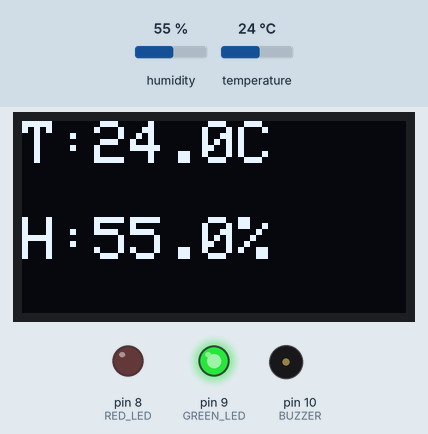
This sketch was run on a simulated Arduino Uno, built with avr-gcc and run on an emulated ATmega328P. On the bench: 128×64 one-colour display, output pins drawn as LEDs (lit = HIGH), buzzer (waves = sounding). The test bench sets the inputs (shaded band); at power-on: humidity 55 %, temperature 24 °C. What the sketch prints to the serial monitor is not drawn.

Above: at 3.2 s.
3.3 s: humidity set to 79 %
At 6.3 s:
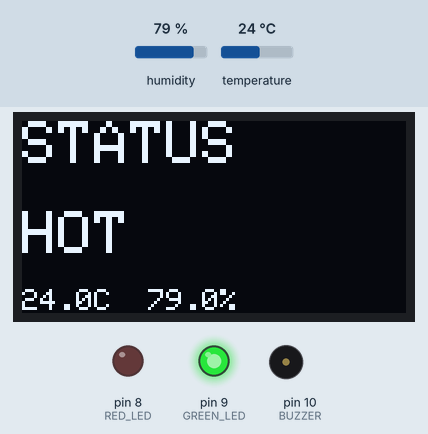
10.2 s: humidity set to 82 %
At 13.7 s:
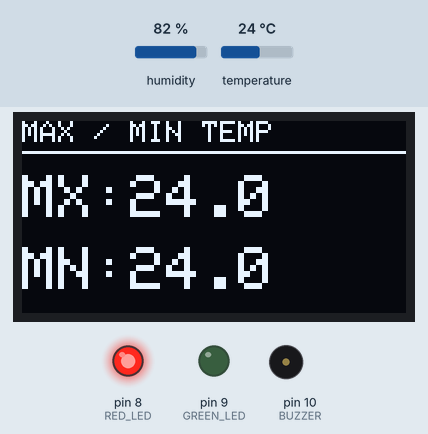
16.5 s: humidity set to 22 %
At 21.0 s:
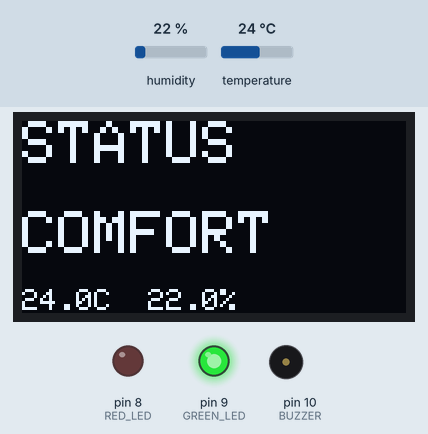
21.5 s: temperature set to 22.8 °C
At 23.0 s:
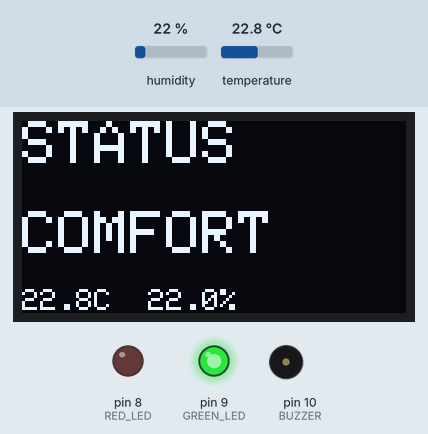
26.5 s: temperature set to 21.1 °C
At 29.6 s:
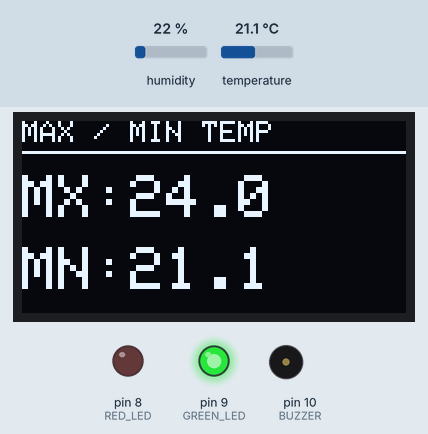
31.6 s: temperature set to 37.3 °C
At 35.4 s:
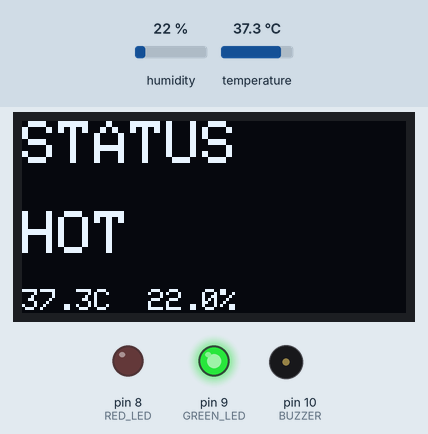
36.6 s: temperature set to 38.5 °C
Timing chart, 0 to 40.7 s (numbered marks = the images above; inputs shaded):
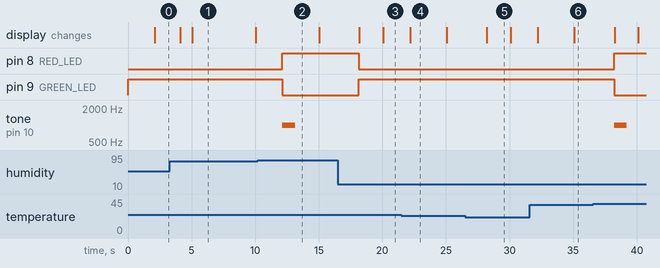

Measured:
- the behaviour switches between 80 and 81 % on humidity (found by bisection; images 1 and 2)
- the behaviour switches between 22 and 21.9 °C on temperature (found by bisection; images 4 and 5)
- after the input at 10.2 s, pin 8 (RED_LED): LOW → HIGH after 1.9 s; pin 9 (GREEN_LED): HIGH → LOW after 1.9 s; tone on pin 10 (BUZZER): silent → 1000 Hz after 1.9 s, → silent 1.0 s later
- after the input at 16.5 s, pin 8 (RED_LED): HIGH → LOW after 1.6 s; pin 9 (GREEN_LED): LOW → HIGH after 1.6 s; the display: first changes after 1.7 s (image 3 shows a later state)
- after the input at 21.5 s, the display: changes after 0.70 s (image 4)
- after the input at 26.5 s, the display: changes after 1.7 s (image 5)
- after the input at 31.6 s, the display: first changes after 0.63 s (image 6 shows a later state)
- after the input at 36.6 s, pin 8 (RED_LED): LOW → HIGH after 1.6 s; pin 9 (GREEN_LED): HIGH → LOW after 1.6 s; tone on pin 10 (BUZZER): silent → 1000 Hz after 1.6 s, → silent 1.0 s later

The sketch:

climate_monitor.ino
```cpp
#include <Wire.h>
#include <Adafruit_GFX.h>
#include <Adafruit_SSD1306.h>
#include <DHT.h>

#define SCREEN_WIDTH 128
#define SCREEN_HEIGHT 64
#define OLED_RESET -1

Adafruit_SSD1306 display(SCREEN_WIDTH, SCREEN_HEIGHT, &Wire, OLED_RESET);

#define DHTPIN 2
#define DHTTYPE DHT22
DHT dht(DHTPIN, DHTTYPE);

#define RED_LED 8
#define GREEN_LED 9
#define BUZZER 10

unsigned long sensorTimer = 0;
unsigned long csvTimer = 0;
unsigned long screenTimer = 0;
unsigned long buzzerTimer = 0;

bool buzzerOn = false;
bool dangerState = false;

float temp = 0;
float hum = 0;

float maxTemp = -100;
float minTemp = 100;

int screen = 0;

String statusText = "COMFORT";

void setup() {

  Serial.begin(115200);

  pinMode(RED_LED, OUTPUT);
  pinMode(GREEN_LED, OUTPUT);
  pinMode(BUZZER, OUTPUT);

  digitalWrite(RED_LED, LOW);
  digitalWrite(GREEN_LED, HIGH);

  dht.begin();

  if (!display.begin(SSD1306_SWITCHCAPVCC, 0x3C)) {
    while (true);
  }

  display.clearDisplay();
  display.setTextSize(2);
  display.setTextColor(WHITE);
  display.setCursor(12,20);
  display.println("CLIMATE");
  display.display();

  delay(2000);

  Serial.println("Time(ms),Temp,Humidity,Status");
}

void loop() {

  unsigned long now = millis();

  if (buzzerOn && now - buzzerTimer >= 1000) {
    noTone(BUZZER);
    buzzerOn = false;
  }

  if (now - sensorTimer >= 2000) {

    sensorTimer = now;

    temp = dht.readTemperature();
    hum = dht.readHumidity();

    if (!isnan(temp) && !isnan(hum)) {

      if (temp > maxTemp) maxTemp = temp;
      if (temp < minTemp) minTemp = temp;

      bool danger = (temp > 38 || hum > 80);

      if (danger) {

        statusText = "DANGER";

        digitalWrite(RED_LED, HIGH);
        digitalWrite(GREEN_LED, LOW);

        if (!dangerState) {
          tone(BUZZER, 1000);
          buzzerOn = true;
          buzzerTimer = now;
        }

        dangerState = true;

      } else {

        dangerState = false;

        digitalWrite(RED_LED, LOW);
        digitalWrite(GREEN_LED, HIGH);

        if (temp < 22)
          statusText = "COOL";
        else if (temp <= 30 && hum <= 60)
          statusText = "COMFORT";
        else
          statusText = "HOT";
      }

      Serial.print("Temperature: ");
      Serial.print(temp);
      Serial.print(" C   Humidity: ");
      Serial.print(hum);
      Serial.print("%   Status: ");
      Serial.println(statusText);
    }
  }
  if (now - csvTimer >= 5000) {
    csvTimer = now;

    Serial.print(now);
    Serial.print(",");
    Serial.print(temp, 1);
    Serial.print(",");
    Serial.print(hum, 1);
    Serial.print(",");
    Serial.println(statusText);
  }

  if (now - screenTimer >= 5000) {
    screenTimer = now;
    screen++;
    if (screen > 2) screen = 0;
  }

  display.clearDisplay();

  switch (screen) {

    case 0:

      display.setTextSize(2);
      display.setCursor(0, 0);
      display.print("T:");
      display.print(temp, 1);
      display.println("C");

      display.setCursor(0, 32);
      display.print("H:");
      display.print(hum, 1);
      display.println("%");
      break;

    case 1:

      display.setTextSize(2);
      display.setCursor(0, 0);
      display.println("STATUS");

      display.setCursor(0, 30);
      display.println(statusText);

      display.setTextSize(1);
      display.setCursor(0, 56);
      display.print(temp, 1);
      display.print("C  ");
      display.print(hum, 1);
      display.print("%");
      break;

    case 2:

      display.setTextSize(1);
      display.setCursor(0, 0);
      display.println("MAX / MIN TEMP");

      display.drawLine(0, 10, 127, 10, WHITE);

      display.setTextSize(2);

      display.setCursor(0, 18);
      display.print("MX:");
      display.print(maxTemp, 1);

      display.setCursor(0, 42);
      display.print("MN:");
      display.print(minTemp, 1);

      break;
  }

  display.display();
}
```
